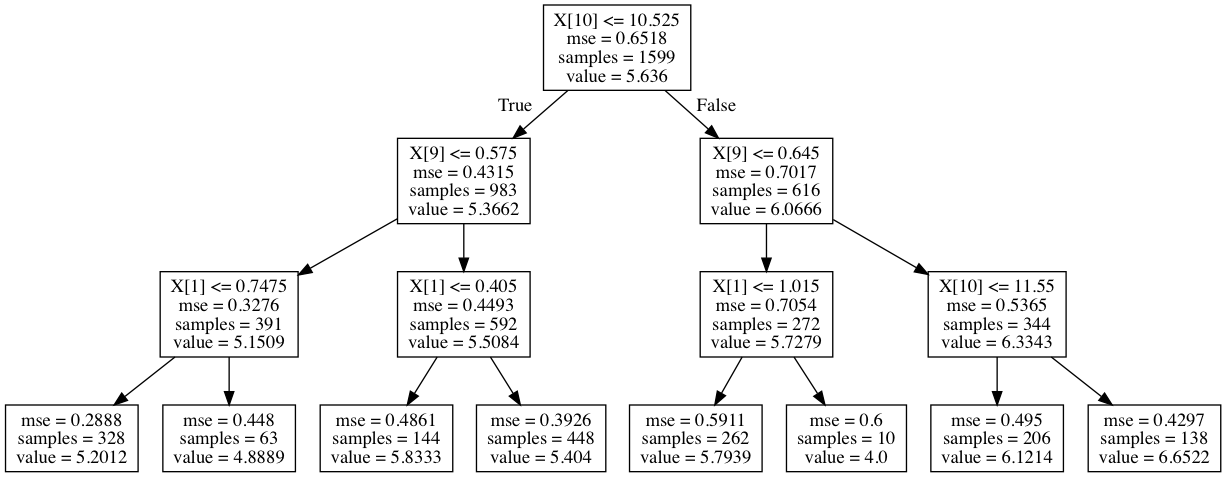

Recreate this plot in Python.
__author__ = 'mike-bowles'

#import urllib2
import urllib.request
import numpy
from sklearn import tree
from sklearn.tree import DecisionTreeRegressor
from sklearn.externals.six import StringIO
from math import sqrt
import matplotlib.pyplot as plot

#read data into iterable
target_url = "http://archive.ics.uci.edu/ml/machine-learning-databases/wine-quality/winequality-red.csv"
#data = urllib2.urlopen(target_url)
data = urllib.request.urlopen(target_url)
datastr = data.read().decode(encoding="utf-8")
datas = datastr.split('\n')
datas.pop()

xList = []
labels = []
names = []
firstLine = True
for line in datas:
    if firstLine:
        names = line.strip().split(";")
        firstLine = False
    else:
        #split on semi-colon
        row = line.strip().split(";")
        #put labels in separate array
        labels.append(float(row[-1]))
        #remove label from row
        row.pop()
        #convert row to floats
        floatRow = [float(num) for num in row]
        xList.append(floatRow)

nrows = len(xList)
ncols = len(xList[0])

wineTree = DecisionTreeRegressor(max_depth=3)

wineTree.fit(xList, labels)

with open("wineTree.dot", 'w') as f:
    f = tree.export_graphviz(wineTree, out_file=f)
#Note: The code above exports the trained tree info to a Graphviz "dot" file.
#Drawing the graph requires installing GraphViz and the running the following on the command line
#dot -Tpng wineTree.dot -o wineTree.png
